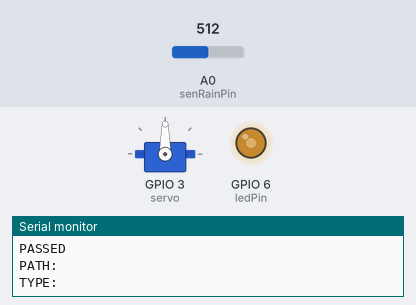
Bench run of a sketch on a simulated ESP8266 (NodeMCU). On the bench: servo, output pins drawn as LEDs (lit = HIGH), the last lines printed to the serial monitor. Inputs (shaded band) come from the test bench; at power-on: A0 (senRainPin) = 512. WiFi joins after 1.5 s; servers stay silent unless stated.

Above: at 3.7 s.
3.8 s: A0 (senRainPin) set to 306
At 8.4 s:
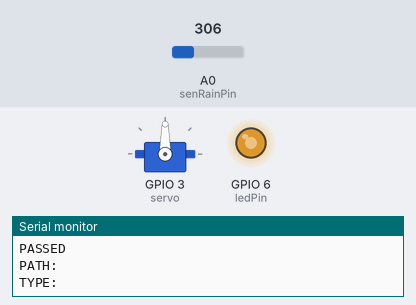
9.1 s: A0 (senRainPin) set to 122
At 13.7 s:
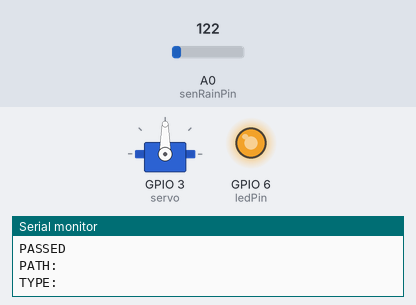
14.2 s: A0 (senRainPin) set to 900
At 19.0 s:
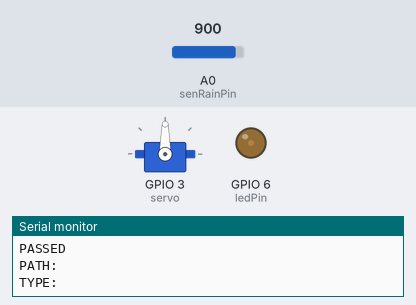
19.3 s: A0 (senRainPin) set to 1023
At 23.2 s:
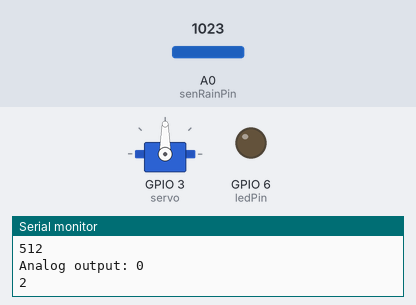
Timing chart, 0 to 24.7 s (numbered marks = the images above; inputs shaded):
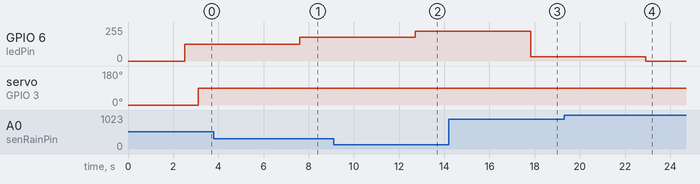

Measured:
- after the input at 3.8 s, GPIO 6 (ledPin): 127/255 → 179/255 after 3.8 s
- after the input at 9.1 s, GPIO 6 (ledPin): 179/255 → 225/255 after 3.6 s
- after the input at 14.2 s, GPIO 6 (ledPin): 225/255 → 31/255 after 3.6 s
- after the input at 19.3 s, GPIO 6 (ledPin): 31/255 → 0/255 after 3.6 s

The sketch:

Automatic_Cloth_Line.ino
```cpp
#include <Arduino.h>
#include <ESP8266WiFi.h>
#include <Firebase_ESP_Client.h>
#include <Servo.h>

//Provide the token generation process info.
#include "addons/TokenHelper.h"
//Provide the RTDB payload printing info and other helper functions.
#include "addons/RTDBHelper.h"

// Insert your network credentials
#define WIFI_SSID "FlyingRainbousFlapflaphySUS"
#define WIFI_PASSWORD "12345sampai9"

// Insert Firebase project API Key
#define API_KEY "AIzaSyDCvmB0M0qSmtF14QfJlOIRZmwuQ-Sa6eI"

// Insert RTDB URLefine the RTDB URL */
#define DATABASE_URL "http://jemuran-awikwok-default-rtdb.asia-southeast1.firebasedatabase.app/"

//Define Firebase Data object
FirebaseData fbdo;

FirebaseAuth auth;
FirebaseConfig config;

unsigned long sendDataPrevMillis = 0;
bool signupOK = false;
//var declaration
Servo servo;
int sensorValue = analogRead(A0);
#define senRainPin A0
#define ledPin 6
int dataRain;
int dataLDR;

void setup(){
  Serial.begin(9600);
  //program starts here

  //wifi
  WiFi.begin(WIFI_SSID, WIFI_PASSWORD);
  Serial.print("Connecting to Wi-Fi");
  while (WiFi.status() != WL_CONNECTED){
    Serial.print(".");
    delay(300);
  }
  Serial.println();
  Serial.print("Connected with IP: ");
  Serial.println(WiFi.localIP());
  Serial.println();

  /* Assign the api key (required) */
  config.api_key = API_KEY;

  /* Assign the RTDB URL (required) */
  config.database_url = DATABASE_URL;

  /* Sign up */
  if (Firebase.signUp(&config, &auth, "", "")){
    Serial.println("ok");
    signupOK = true;
  }
  else{
    Serial.printf("%s\n", config.signer.signupError.message.c_str());
  }

  /* Assign the callback function for the long running token generation task */
  config.token_status_callback = tokenStatusCallback; //see addons/TokenHelper.h

  Firebase.begin(&config, &auth);
  Firebase.reconnectWiFi(true);

  //servo
  servo.attach(3);
  servo.write(0);
  delay(1000);
  }

void loop(){
  if (Firebase.ready() && signupOK && (millis() - sendDataPrevMillis > 5000 || sendDataPrevMillis == 0)){
    sendDataPrevMillis = millis();
    //program starts here
    pinMode(ledPin, OUTPUT);
    digitalWrite(ledPin, LOW);

    dataRain = rainSensor();
    dataLDR = ldrSensor();

    Serial.print("Analog output: ");
    Serial.println(dataRain);
    Serial.println(dataLDR);
    delay(500);

    //dataRain > 100 || dataLDR < 100
    //servo, jd kalo ujan atau gelap ke posisi narik 0 derajat, kondisi sisanya dia bakal lebarin jemuran ke 90 derajat
    if(dataLDR < 2)
      servo.write(0);
    else
      servo.write(90);
    }

    //up to Firebase
    if (Firebase.RTDB.setInt(&fbdo, "monitor/hujan", dataLDR)){
      Serial.println("PASSED");
      Serial.println("PATH: " + fbdo.dataPath());
      Serial.println("TYPE: " + fbdo.dataType());
    }
    else {
      Serial.println("FAILED");
      Serial.println("REASON: " + fbdo.errorReason());
    }

    if (Firebase.RTDB.setInt(&fbdo, "monitor/cahaya", dataRain)){
      Serial.println("PASSED");
      Serial.println("PATH: " + fbdo.dataPath());
      Serial.println("TYPE: " + fbdo.dataType());
    }
    else {
      Serial.println("FAILED");
      Serial.println("REASON: " + fbdo.errorReason());
    }

}
///////////////////////////////////

//fungsi untuk sensor
int rainSensor() {
  //This function returns the analog data to calling function
    int sensorValue = analogRead(senRainPin);  // Read the analog value from sensor
    int outputValue = map(sensorValue, 0, 1023, 255, 0); // map the 10-bit data to 8-bit data
    analogWrite(ledPin, outputValue); // generate PWM signal
    return outputValue;             // Return analog rain value
}

int ldrSensor(){
  // Convert the analog reading (which goes from 0 - 1023) to a voltage (0 - 5V):
    float voltage = sensorValue * (5.0 / 1023.0);
    if (voltage > 3)
      Serial.println("Terang");
    else if(voltage > 2)
      Serial.println("Redup");
    else if(voltage < 1)
      Serial.println("Gelap");
    else
      Serial.println("Gelap");

  // print out the value you read:
    Serial.println(sensorValue);
    delay(100);
    return voltage;
}
```
